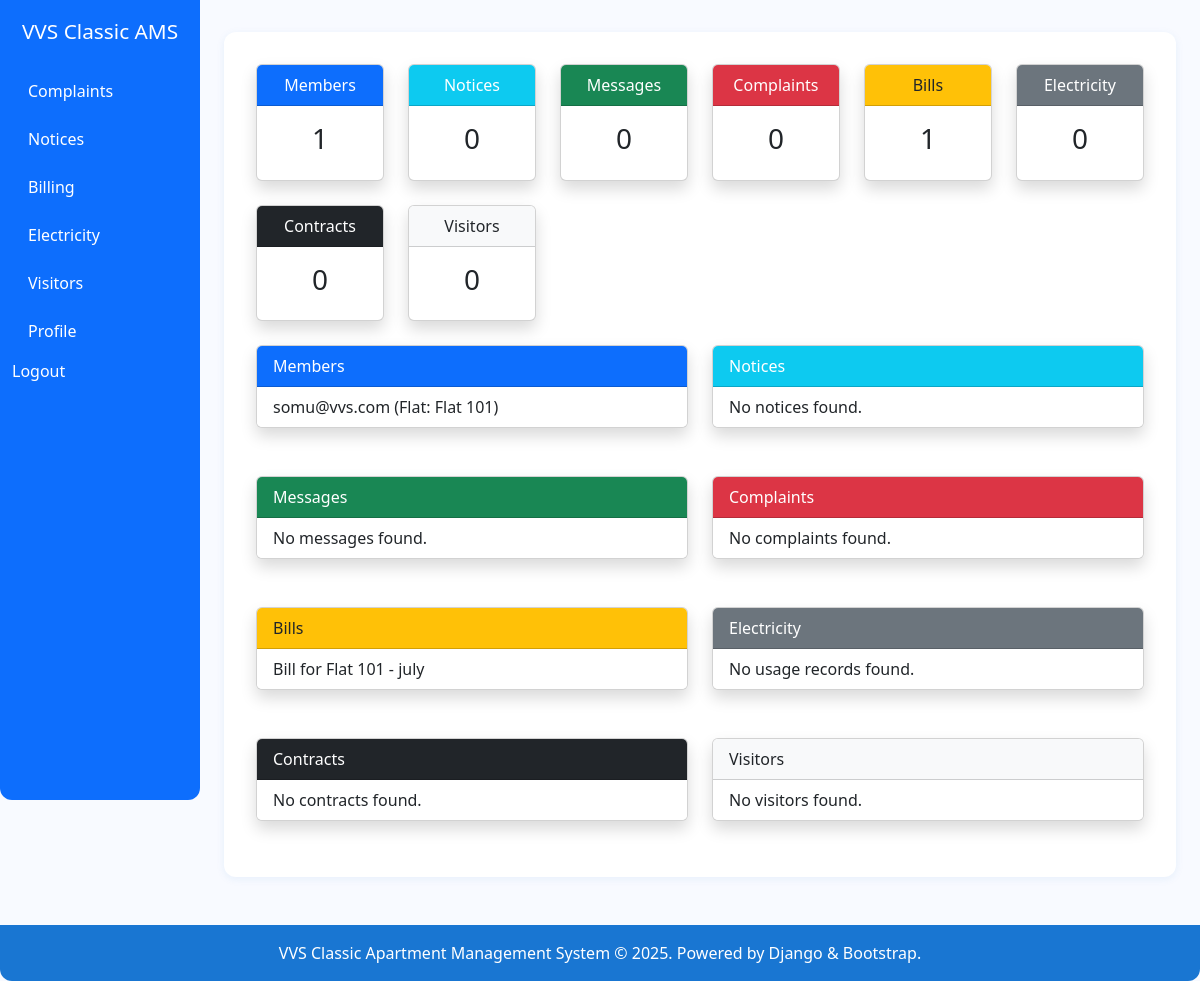
Page /dashboard/ (signed in) on the committed database.
### residents/models.py (models this page shows, shortened)
class ResidentProfile(models.Model):
    user = models.OneToOneField(get_user_model(), on_delete=models.CASCADE, related_name='resident_profile')
    flat = models.ForeignKey(Flat, on_delete=models.CASCADE, related_name='residents')
    phone = models.CharField(max_length=15)
    email = models.EmailField()
    communication_pref = models.CharField(max_length=20, choices=[('email', 'Email'), ('whatsapp', 'WhatsApp')], default='email')
    is_owner = models.BooleanField(default=False)
    is_tenant = models.BooleanField(default=False)
    move_in_date = models.DateField(null=True, blank=True)
    move_out_date = models.DateField(null=True, blank=True)
    created_at = models.DateTimeField(auto_now_add=True)
    updated_at = models.DateTimeField(auto_now=True)

### accounts/models.py (models this page shows)
class User(AbstractUser):
    pass

### flats/models.py (models this page shows)
class Flat(models.Model):
    number = models.CharField(max_length=10, unique=True)
    uds_area = models.DecimalField(max_digits=8, decimal_places=2)
    ownership_type = models.CharField(max_length=20, choices=[('owner', 'Owner'), ('tenant', 'Tenant')])
    owner = models.ForeignKey(get_user_model(), on_delete=models.CASCADE, related_name='owned_flats')
    tenant = models.ForeignKey(get_user_model(), on_delete=models.SET_NULL, null=True, blank=True, related_name='rented_flats')
    is_occupied = models.BooleanField(default=True)
    occupancy_start = models.DateField(null=True, blank=True)
    occupancy_end = models.DateField(null=True, blank=True)
    created_at = models.DateTimeField(auto_now_add=True)
    updated_at = models.DateTimeField(auto_now=True)
    def __str__(self):
        return f"Flat {self.number}"

### billing/models.py (models this page shows)
class Bill(models.Model):
    flat = models.ForeignKey(Flat, on_delete=models.CASCADE, related_name='bills')
    month = models.CharField(max_length=20)
    amount = models.DecimalField(max_digits=10, decimal_places=2)
    paid = models.BooleanField(default=False)
    created_at = models.DateTimeField(auto_now_add=True)
    paid_at = models.DateTimeField(null=True, blank=True)
    def __str__(self):
        return f"Bill for {self.flat} - {self.month}"

### dashboard/views.py (the view)
# urls.py: path('dashboard/', include('dashboard.urls')),
def dashboard(request):
    user = request.user
    resident = None
    if user.is_authenticated:
        try:
            resident = ResidentProfile.objects.get(user=user)
        except ResidentProfile.DoesNotExist:
            resident = None
    flat_count = 1 if resident else 0
    member_count = 1 if resident else 0
    notice_count = Notice.objects.count()
    message_count = Message.objects.filter(recipient=resident).count() if resident else 0
    complaint_count = Complaint.objects.filter(resident=resident).count() if resident else 0
    bill_count = 0
    usage_count = 0
    contract_count = 0
    visitor_count = 0
    bills = []
    usages = []
    contracts = []
    visitors = []
    if resident:
        try:
            from billing.models import Bill
            bill_count = Bill.objects.filter(flat=resident.flat).count()
            bills = Bill.objects.filter(flat=resident.flat).order_by('-created_at')[:5]
        except Exception:
            pass
        try:
            from electricity.models import ElectricityUsage
            usage_count = ElectricityUsage.objects.filter(flat=resident.flat).count()
            usages = ElectricityUsage.objects.filter(flat=resident.flat).order_by('-created_at')[:5]
        except Exception:
            pass
        try:
            from visitors.models import VisitorLog
            visitor_count = VisitorLog.objects.filter(contact=resident.phone).count()
            visitors = VisitorLog.objects.filter(contact=resident.phone).order_by('-entry_time')[:5]
        except Exception:
            pass
    notices = Notice.objects.all()[:5]
    messages = Message.objects.filter(recipient=resident)[:5] if resident else []
    complaints = Complaint.objects.filter(resident=resident)[:5] if resident else []
    members = [resident] if resident else []
    return render(request, 'dashboard/dashboard.html', {
        'flat_count': flat_count,
        'member_count': member_count,
        'notice_count': notice_count,
        'message_count': message_count,
        'complaint_count': complaint_count,
        'bill_count': bill_count,
        'usage_count': usage_count,
        'contract_count': contract_count,
        'visitor_count': visitor_count,
        'notices': notices,
        'messages': messages,
        'complaints': complaints,
        'members': members,
        'bills': bills,
        'usages': usages,
        'contracts': contracts,
        'visitors': visitors,
    })

### templates/dashboard/dashboard.html
{% extends 'base.html' %}
{% block content %}
<div class="row g-4 mb-4">
    <div class="col-md-2">
        <div class="card shadow text-center">
            <div class="card-header bg-primary text-white">Members</div>
            <div class="card-body">
                <h3>{{ member_count }}</h3>
            </div>
        </div>
    </div>
    <div class="col-md-2">
        <div class="card shadow text-center">
            <div class="card-header bg-info text-white">Notices</div>
            <div class="card-body">
                <h3>{{ notice_count }}</h3>
            </div>
        </div>
    </div>
    <div class="col-md-2">
        <div class="card shadow text-center">
            <div class="card-header bg-success text-white">Messages</div>
            <div class="card-body">
                <h3>{{ message_count }}</h3>
            </div>
        </div>
    </div>
    <div class="col-md-2">
        <div class="card shadow text-center">
            <div class="card-header bg-danger text-white">Complaints</div>
            <div class="card-body">
                <h3>{{ complaint_count }}</h3>
            </div>
        </div>
    </div>
    <div class="col-md-2">
        <div class="card shadow text-center">
            <div class="card-header bg-warning text-dark">Bills</div>
            <div class="card-body">
                <h3>{{ bill_count }}</h3>
            </div>
        </div>
    </div>
    <div class="col-md-2">
        <div class="card shadow text-center">
            <div class="card-header bg-secondary text-white">Electricity</div>
            <div class="card-body">
                <h3>{{ usage_count }}</h3>
            </div>
        </div>
    </div>
    <div class="col-md-2">
        <div class="card shadow text-center">
            <div class="card-header bg-dark text-white">Contracts</div>
            <div class="card-body">
                <h3>{{ contract_count }}</h3>
            </div>
        </div>
    </div>
    <div class="col-md-2">
        <div class="card shadow text-center">
            <div class="card-header bg-light text-dark">Visitors</div>
            <div class="card-body">
                <h3>{{ visitor_count }}</h3>
            </div>
        </div>
    </div>
</div>
<div class="row g-4">
    <div class="col-md-6">
        <div class="card shadow mb-4">
            <div class="card-header bg-primary text-white">Members</div>
            <ul class="list-group list-group-flush">
                {% for member in members %}
                <li class="list-group-item">
                    {{ member.user }} (Flat: {{ member.flat }})
                </li>
                {% empty %}
                <li class="list-group-item">No members found.</li>
                {% endfor %}
            </ul>
        </div>
    </div>
    <div class="col-md-6">
        <div class="card shadow mb-4">
            <div class="card-header bg-info text-white">Notices</div>
            <ul class="list-group list-group-flush">
                {% for notice in notices %}
                <li class="list-group-item">
                    {{ notice.title|default:notice }}
                </li>
                {% empty %}
                <li class="list-group-item">No notices found.</li>
                {% endfor %}
            </ul>
        </div>
    </div>
    <div class="col-md-6">
        <div class="card shadow mb-4">
            <div class="card-header bg-success text-white">Messages</div>
            <ul class="list-group list-group-flush">
                {% for message in messages %}
                <li class="list-group-item">
                    {{ message.subject|default:message }}
                </li>
                {% empty %}
                <li class="list-group-item">No messages found.</li>
                {% endfor %}
            </ul>
        </div>
    </div>
    <div class="col-md-6">
        <div class="card shadow mb-4">
            <div class="card-header bg-danger text-white">Complaints</div>
            <ul class="list-group list-group-flush">
                {% for complaint in complaints %}
                <li class="list-group-item">
                    {{ complaint.subject|default:complaint }}
                </li>
                {% empty %}
                <li class="list-group-item">No complaints found.</li>
                {% endfor %}
            </ul>
        </div>
    </div>
    <div class="col-md-6">
        <div class="card shadow mb-4">
            <div class="card-header bg-warning text-dark">Bills</div>
            <ul class="list-group list-group-flush">
                {% for bill in bills %}
                <li class="list-group-item">
                    {{ bill }}
                </li>
                {% empty %}
                <li class="list-group-item">No bills found.</li>
                {% endfor %}
            </ul>
        </div>
    </div>
    <div class="col-md-6">
        <div class="card shadow mb-4">
            <div class="card-header bg-secondary text-white">Electricity</div>
            <ul class="list-group list-group-flush">
                {% for usage in usages %}
                <li class="list-group-item">
                    {{ usage }}
                </li>
                {% empty %}
                <li class="list-group-item">No usage records found.</li>
                {% endfor %}
            </ul>
        </div>
    </div>
    <div class="col-md-6">
        <div class="card shadow mb-4">
            <div class="card-header bg-dark text-white">Contracts</div>
            <ul class="list-group list-group-flush">
                {% for contract in contracts %}
                <li class="list-group-item">
                    {{ contract }}
                </li>
                {% empty %}
                <li class="list-group-item">No contracts found.</li>
                {% endfor %}
            </ul>
        </div>
    </div>
    <div class="col-md-6">
        <div class="card shadow mb-4">
            <div class="card-header bg-light text-dark">Visitors</div>
            <ul class="list-group list-group-flush">
                {% for visitor in visitors %}
                <li class="list-group-item">
                    {{ visitor }}
                </li>
                {% empty %}
                <li class="list-group-item">No visitors found.</li>
                {% endfor %}
            </ul>
        </div>
    </div>
</div>
{% endblock %}

### templates/base.html (style rules this page uses)
body { background: #f8faff; color: #1a237e; font-family: 'Segoe UI', 'Roboto', Arial, sans-serif; }

### rows in the picture
ResidentProfile: user "somu@vvs.com", flat "Flat 101"
Bill: flat+month "Bill for Flat 101 - july"

### other values in the picture
{{ member_count }} "1"
{{ notice_count }} "0"
{{ message_count }} "0"
{{ complaint_count }} "0"
{{ bill_count }} "1"
{{ usage_count }} "0"
{{ contract_count }} "0"
{{ visitor_count }} "0"
{{ now|default:2025 }} "2025"
